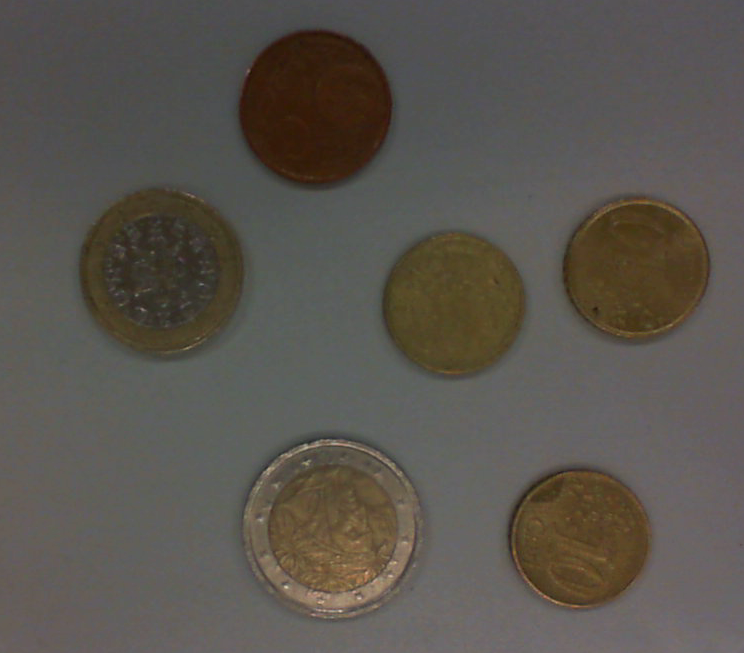
#> input picture euros.bmp, 744 x 653 px
$ python old.py
#> lines starting #> are read from the running program, lines starting #| are printed output that depends on the picture; after the words box and inside, x2 and y2 are one past the last pixel; in counts of white or black regions, pixels touching at a corner belong together
import cv2 as cv
import numpy as np
import time
from copy import deepcopy
from pprint import pprint


def main():
    raw = cv.imread("euros.bmp")
#> raw is the input picture: shape (653, 744, 3); mean B, G, R 78, 84.7, 89.6
    img = deepcopy(raw)

    hsv = cv.cvtColor(img, cv.COLOR_BGR2HSV)
#> hsv: shape (653, 744, 3); mean H, S, V 51.4, 41.4, 90.6

    thresh1 = cv.inRange(hsv, (0, 0, 58), (180, 46, 125))
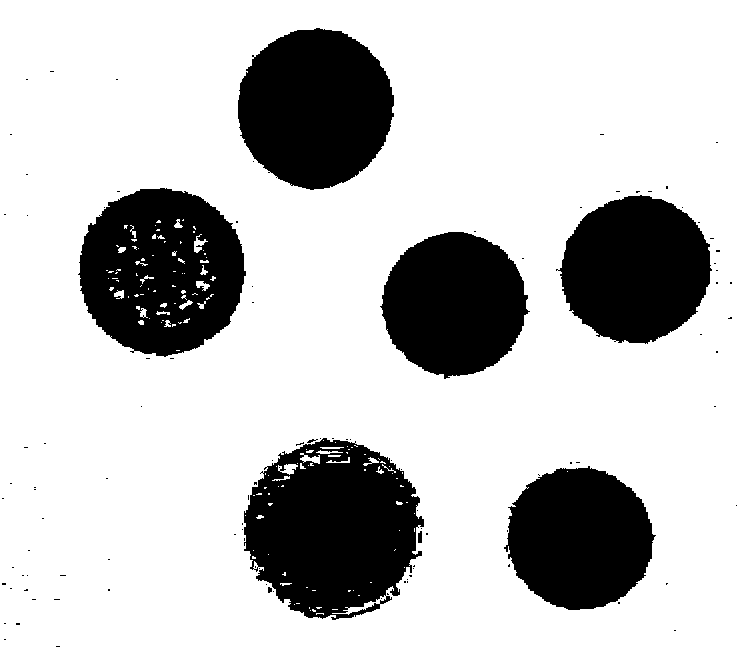
#> thresh1: shape (653, 744); 76.6% white; 109 black regions (100 under 20 px), largest, box (x1, y1, x2, y2) and area: (244, 438, 424, 620) 23368, (78, 188, 246, 357) 20665, (238, 28, 394, 190) 19444
    thresh2 = cv.medianBlur(thresh1, 21)
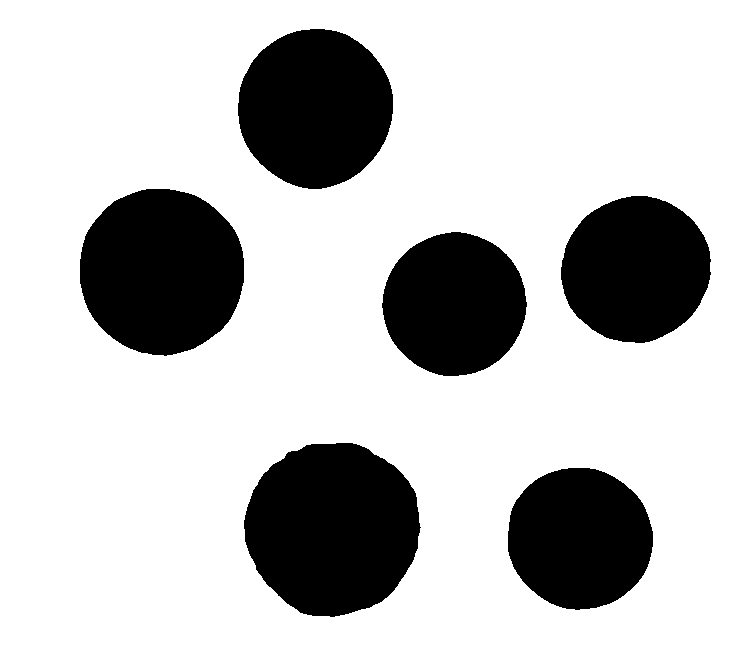
#> thresh2: shape (653, 744); 76.5% white; 6 black regions, box (x1, y1, x2, y2) and area: (244, 443, 421, 617) 23835, (80, 189, 244, 356) 21628, (238, 29, 393, 189) 19301, (561, 196, 711, 343) 17065, (508, 468, 653, 610) 16206, (382, 232, 527, 376) 16095

    params = cv.SimpleBlobDetector_Params()

    # Filter by Area.
    params.filterByArea = True
    params.minArea = 1
    params.maxArea = 90000000

    # Filter by Circularity
    params.filterByCircularity = True
    params.minCircularity = 0.8

    detector = cv.SimpleBlobDetector_create(params)

    # Detect the blobs in the image
    keypoints = detector.detect(thresh2)
#> keypoints = 6 keypoints; (x, y, size): (332, 528, 175.2), (161, 271, 166.8), (315, 108, 157.5), (635, 269, 148.4), (579, 538, 144.4), (454, 304, 144.1)
    print(len(keypoints))
#| 6

    imgKeyPoints = cv.drawKeypoints(raw, keypoints, np.array([]), (0, 0, 255),
                                    cv.DRAW_MATCHES_FLAGS_DRAW_RICH_KEYPOINTS)

    while True:
        # [6 lines of commented-out code are left out]
        cv.imshow('img  with circles2', imgKeyPoints)

        if cv.waitKey(1) == 27:
#> (key Esc is pressed here)
            break  # esc to quit
        time.sleep(0.1)
    cv.destroyAllWindows()


if __name__ == '__main__':
    main()
